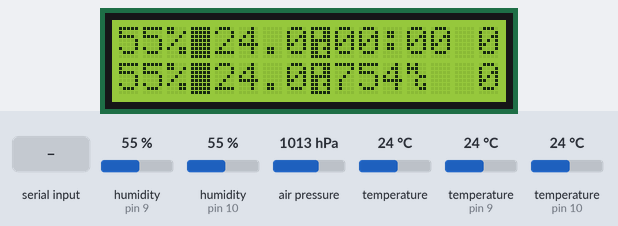
A sketch run on a simulated Arduino Uno, built with avr-gcc and run on an emulated ATmega328P. On the bench: 16×2 character LCD. Inputs (shaded band) come from the test bench; at power-on: humidity (sensors on pin 9, pin 10) 55 %, air pressure 1013 hPa, temperature 24 °C, temperature (sensors on pin 9, pin 10) 24 °C. What the sketch prints to the serial monitor is not drawn.

Above: at 3.3 s.
3.4 s: "90,45\n" received over Serial
At 12.8 s:
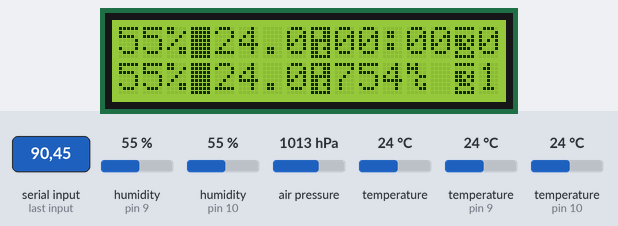
13.8 s: "1,90,45\n" received over Serial
At 18.7 s:
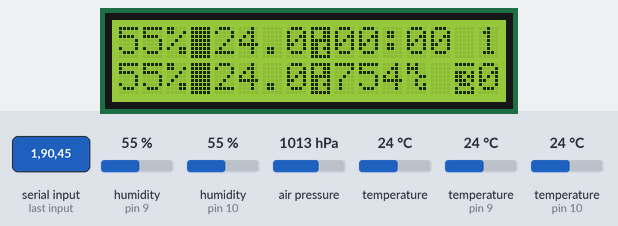
24.2 s: humidity (sensor on pin 9) set to 22 %
At 30.0 s:
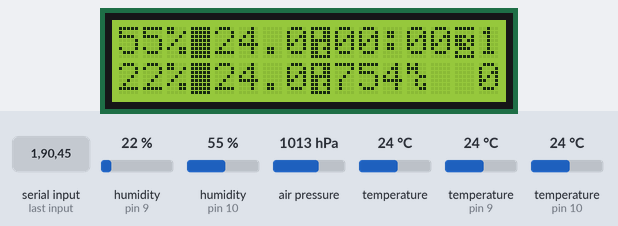
30.3 s: humidity (sensor on pin 10) set to 22 %
At 34.9 s:
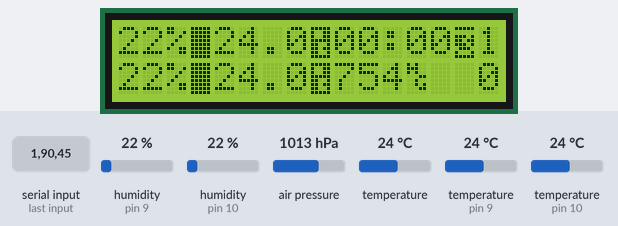
35.4 s: air pressure set to 952 hPa
At 39.6 s:
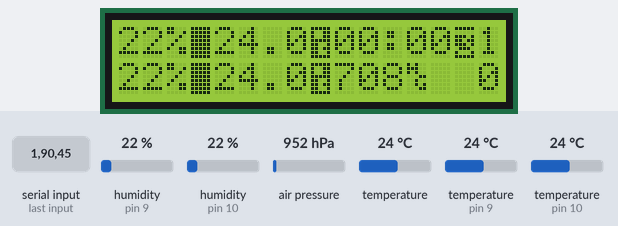
40.5 s: temperature (sensor 0) set to 12 °C
At 45.6 s:
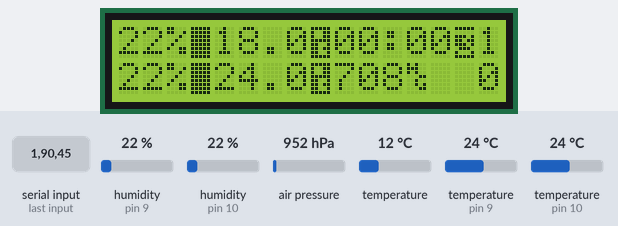
Timing chart, 0 to 46.7 s (numbered marks = the images above; inputs shaded):
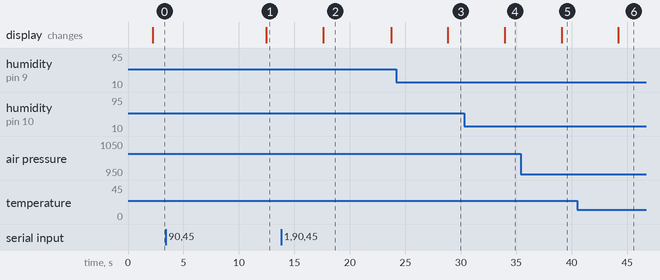

The sketch:

arduino_meteo2h1p.ino
```cpp
#include <LiquidCrystal.h>

/*
git clone https://github.com/adafruit/DHT-sensor-library.git
git clone https://github.com/sparkfun/BMP180_Breakout_Arduino_Library.git
git clone https://github.com/adafruit/Adafruit_Sensor.git
git clone https://github.com/fdebrabander/Arduino-LiquidCrystal-I2C-library.git
*/
#define LCD_I2C

#ifdef __AVR__
  #include <avr/power.h>
#endif
#include <DHT.h>
#include <SFE_BMP180.h>
#ifdef LCD_I2C
  #include <LiquidCrystal_I2C.h>
#else
  #include <LiquidCrystal.h>
#endif

#define DHT22_PIN0    10
#define DHT22_PIN1    9
#define LCD_RS        12
#define LCD_E         11
#define LCD_DB4       5
#define LCD_DB5       4
#define LCD_DB6       3
#define LCD_DB7       2
#define MY_BMP180_PRESSURE_ERROR_MMHG 6
//SDA A4
//SDL A5
#define DHTTYPE       DHT22 //DHT 22 (AM2302)

#define SYMBOLS_CELSIUM_GRAD ((byte)0x00)
#define SYMBOLS_MILLI_METER  ((byte)0x01)
#define SYMBOLS_HG           ((byte)0x02)
#define SYMBOLS_INVERT_MINUS ((byte)0x03)
#define SYMBOLS_INVERT_1     ((byte)0x04)
#define SYMBOLS_INVERT_2     ((byte)0x05)
#define SYMBOLS_INVERT_3     ((byte)0x06)
#define SYMBOLS_INVERT_NUM   ((byte)0x04)
#define SYMBOLS_FULL         ((byte)0xFF)

struct SHumiditySensor {
  float h;
  float t;
};

struct SPressureSensor {
  double p;
  double t;
};

struct SMeteoData {
  int time0;
  int time1;
  SHumiditySensor hs0;
  SHumiditySensor hs1;
  SPressureSensor ps;
};

// Custom symbols:
byte Symbols[][8] = {{  // SYMBOLS_CELSIUM_GRAD
    B11111,
    B10011,
    B10011,
    B11111,
    B11001,
    B11011,
    B11001,
    B11111
  }, {                  // SYMBOLS_MILLI_METER
    B10001,
    B11011,
    B10101,
    B00000,
    B10001,
    B11011,
    B10101,
    B00000
  }, {                  // SYMBOLS_HG
    B10100,
    B11100,
    B10100,
    B00011,
    B00100,
    B00101,
    B00011,
    B00000
  }, {                  // SYMBOLS_INVERT_MINUS
    B11111,
    B11111,
    B11111,
    B10001,
    B10001,
    B11111,
    B11111,
    B11111
  }, {                  // SYMBOLS_INVERT_1
    B11111,
    B11011,
    B10011,
    B11011,
    B11011,
    B11011,
    B10001,
    B11111
  }, {                  // SYMBOLS_INVERT_2
    B11111,
    B10001,
    B01110,
    B11101,
    B11011,
    B10111,
    B00000,
    B11111
  }, {                  // SYMBOLS_INVERT_3
    B11111,
    B00000,
    B11101,
    B11011,
    B11101,
    B01110,
    B10001,
    B11111
  }
};

// Global variables:
DHT dht0(DHT22_PIN0, DHTTYPE);
DHT dht1(DHT22_PIN1, DHTTYPE);
SFE_BMP180 bmp180;
#ifdef LCD_I2C
  LiquidCrystal_I2C lcd(0x27,16,2);
#else
  LiquidCrystal lcd(LCD_RS, LCD_E, LCD_DB4, LCD_DB5, LCD_DB6, LCD_DB7);
#endif
SMeteoData meteoData;

void setup() {
  // start serial port at 9600 bps:
  Serial.begin(9600);
  while (!Serial) { ; } // wait for serial port to connect. Needed for native USB port only

#ifdef LCD_I2C
  lcd.begin();
  lcd.backlight();
#else
  lcd.begin(16, 2);
#endif
  lcd.createChar(SYMBOLS_CELSIUM_GRAD,  Symbols[SYMBOLS_CELSIUM_GRAD]);
  lcd.createChar(SYMBOLS_MILLI_METER,   Symbols[SYMBOLS_MILLI_METER]);
  lcd.createChar(SYMBOLS_HG,            Symbols[SYMBOLS_HG]);
  lcd.createChar(SYMBOLS_INVERT_MINUS,  Symbols[SYMBOLS_INVERT_MINUS]);

  dht0.begin();
  dht1.begin();
  if (bmp180.begin()) {
    prn0("BMP180 init success");
  } else {
    prn0("BMP180 init fail");
  }

  meteoData.time0 = 0;
  meteoData.time1 = 0;
  delay(2000);
}

void loop() {
  getMeteoData();
  printSerialData();

// Prepare LCD
  lcd.clear();
  lcdPrn(0, 0, "  %     |00:00  ");
  lcdPrn(3, 0, SYMBOLS_FULL);
  lcdPrn(8, 0, SYMBOLS_CELSIUM_GRAD);
  lcdPrn(0, 1, "  %     |   h   ");
  lcdPrn(3, 1, SYMBOLS_FULL);
  lcdPrn(8, 1, SYMBOLS_CELSIUM_GRAD);
  lcdPrn(12, 1, SYMBOLS_HG);

// Print data
  int hs0h = (int)round(meteoData.hs0.h);
  int hs1h = (int)round(meteoData.hs1.h);
  if (hs0h < 100) {
    lcdPrn(0, 0, hs0h);
  } else {
    lcdPrn(0, 0, "00");
  }
  if (hs1h < 100) {
    lcdPrn(0, 1, hs1h);
  } else {
    lcdPrn(0, 1, "00");
  }

  lcdPrnT(0, (meteoData.hs0.t + meteoData.ps.t) / 2);
  lcdPrnT(1, meteoData.hs1.t);

  lcdPrnTm(0, meteoData.time0);
  lcdPrnTm(1, meteoData.time1);
  lcdPrn(9, 1, (int)round(mb2mmhg(meteoData.ps.p)));

  delay(5000);  // Pause for 5 seconds.

  if (Serial.available() > 0) {
    meteoData.time0 = Serial.parseInt();
    meteoData.time1 = Serial.parseInt();
  }
}

void getMeteoData() {
  meteoData.hs0.h = dht0.readHumidity();
  meteoData.hs0.t = dht0.readTemperature();
  meteoData.hs1.h = dht1.readHumidity();
  meteoData.hs1.t = dht1.readTemperature();
  char status = bmp180.startTemperature();
  if (status != 0) {
    // Wait for the measurement to complete:
    delay(status);
    status = bmp180.getTemperature(meteoData.ps.t);
    if (status != 0) {
      // Start a pressure measurement:
      // The parameter is the oversampling setting, from 0 to 3 (highest res, longest wait).
      // If request is successful, the number of ms to wait is returned.
      // If request is unsuccessful, 0 is returned.
      status = bmp180.startPressure(3);
      if (status != 0) {
        // Wait for the measurement to complete:
        delay(status);
        bmp180.getPressure(meteoData.ps.p, meteoData.ps.t);
      } else prn0("error starting pressure");
    } else prn0("error retrieving temperature");
  } else prn0("error starting temperature");
}

void printSerialData() {
  Serial.print(" ");
  Serial.print(meteoData.hs0.h, 1);
  Serial.print(" ");
  Serial.print(meteoData.hs0.t, 1);
  Serial.print(" ");
  Serial.print(meteoData.hs1.h, 1);
  Serial.print(" ");
  Serial.print(meteoData.hs1.t, 1);
  Serial.print(" ");
  Serial.print(meteoData.ps.p, 1);
  Serial.print(" ");
  Serial.print(meteoData.ps.t, 1);
  Serial.println("");
}

void prn0(const char* s) {
  Serial.println(s);
  lcd.setCursor(0, 0);
  lcd.print(s);
}

void lcdPrnT(int y, float t) {
  if (t < 0) {
    t = -t;
    lcdPrn(3, y, SYMBOLS_INVERT_MINUS);
  } else {
    lcdPrn(3, y, SYMBOLS_FULL);
  }
  if (t >= 10) {
    lcdPrn(4, y, t, 1);
  } else {
    lcdPrn(5, y, t, 1);
  }
}

void lcdPrnTm(int y, int t) {
  if (t < 9) {
    lcdPrn(15, y, t);
  } else if (t < 19) {
    lcd.createChar(SYMBOLS_INVERT_NUM + y,      Symbols[SYMBOLS_INVERT_1]);
    lcdPrn(14, y, (byte)(SYMBOLS_INVERT_NUM + y));
    lcdPrn(15, y, (int)(t % 10));
  } else if (t < 29) {
    lcd.createChar(SYMBOLS_INVERT_NUM + y,      Symbols[SYMBOLS_INVERT_2]);
    lcdPrn(14, y, (byte)(SYMBOLS_INVERT_NUM + y));
    lcdPrn(15, y, (int)(t % 20));
  } else {
    lcd.createChar(SYMBOLS_INVERT_NUM + y,      Symbols[SYMBOLS_INVERT_3]);
    lcdPrn(14, y, (byte)(SYMBOLS_INVERT_NUM + y));
    lcdPrn(15, y, (int)(t % 30));
  }
}

void lcdPrn(int x, int y, const byte c) {
  lcd.setCursor(x, y);
  lcd.write(c);
}

void lcdPrn(int x, int y, const char* c) {
  lcd.setCursor(x, y);
  lcd.print(c);
}

void lcdPrn(int x, int y, const double d, const int format) {
  lcd.setCursor(x, y);
  lcd.print(d, format);
}

void lcdPrn(int x, int y, const int i) {
  lcd.setCursor(x, y);
  lcd.print(i);
}

double mb2mmhg(double mb) {
  return (mb * 0.750061683) - MY_BMP180_PRESSURE_ERROR_MMHG;
}


/*
#!/usr/bin/python
#sudo apt-get install python-serial python3-serial
#nohup python ./bus22.py &
import json
import urllib2
import serial
import time

url = "https://city.dozor.tech/data?t=3&p=12193,11913,11729,12046,12131,19604,11436,9231"
cookie = "gts.web.uuid=7BDFE4CB-B054-42CA-A607-6FF285CA2B29; gts.web.city=iv-frankivsk; gts.web.google_map.center.lon=48.92991499319314; gts.web.google_map.center.lat=24.71123456954956; gts.web.google_map.zoom=16"

serport = serial.Serial("/dev/ttyUSB0", 9600, timeout=1)

while True:
  while serport.inWaiting() > 0:
    sensors = serport.read()
    print sensors
    r = urllib2.Request(url, headers={'Cookie':cookie})
    response = urllib2.urlopen(r)
    data = json.loads(response.read())
    a1 = data["data"]["a1"]
    timeS = [0,0,0,0]
    timePos = 0
    for a in a1:
      if a["rId"] == 843:
        print(a["t"])
        timeS[timePos] = a["t"]
        timePos = timePos + 1
    strTimeS = "{} {}\n".format(timeS[0], timeS[1])
    print(strTimeS)
    serport.write(strTimeS)
    time.sleep(2)
*/
```

Measured:
- after the input at 3.4 s, the display: changes after 9.1 s (image 1)
- after the input at 13.8 s, the display: changes after 3.8 s (image 2)
- after the input at 24.2 s, the display: changes after 4.6 s (image 3)
- after the input at 30.3 s, the display: changes after 3.7 s (image 4)
- after the input at 35.4 s, the display: changes after 3.7 s (image 5)
- after the input at 40.5 s, the display: changes after 3.7 s (image 6)
- what the display in image 2 shows lasts 6.1 s, from 17.6 s to 23.7 s
